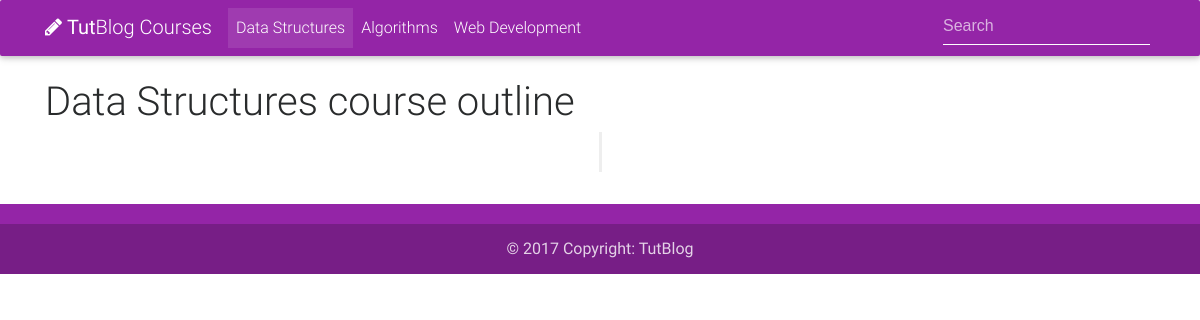
The app's page /tutorials/data-structures/, older data.
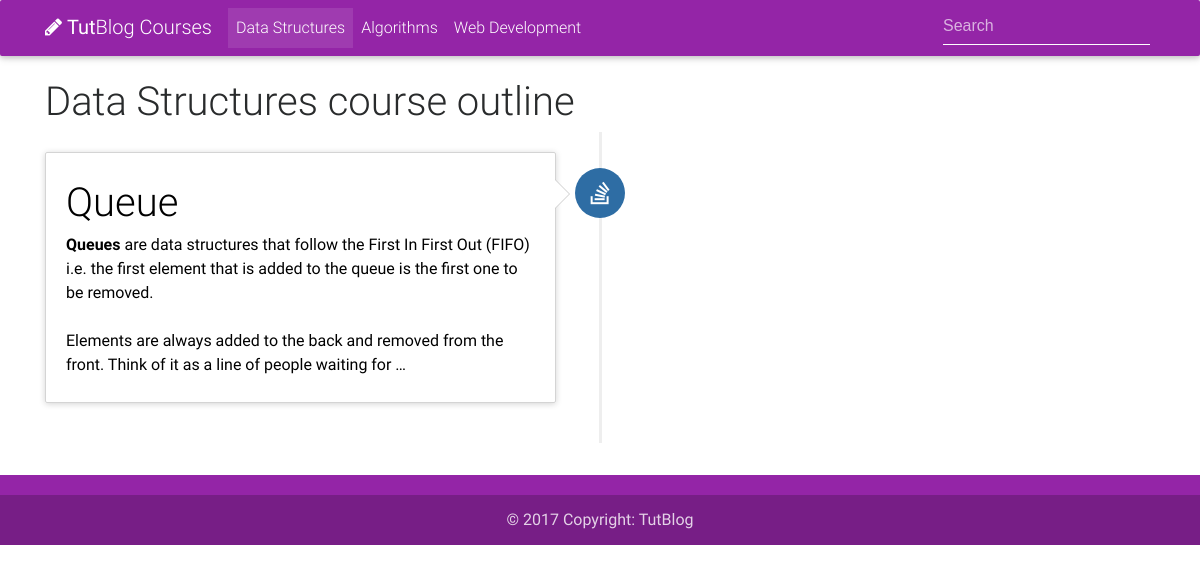
The same page, newer data.
### Blogs/models.py (models this page shows, shortened)
class Blog(models.Model):
	title = models.CharField(max_length=100, unique=True)
	slug = models.SlugField(max_length=100, unique=True)
	body = models.TextField()
	isTut = models.BooleanField(default=False)
	created = models.DateTimeField(db_index=True, auto_now_add=True)
	category = models.ManyToManyField(Category)
	updated = models.DateTimeField(db_index=True, auto_now=True)
	author = models.ForeignKey(User, on_delete=models.CASCADE)
	tags = models.ManyToManyField(Tags, blank = True)
	upvotes = models.ManyToManyField(User, related_name='blog_upvotes')
	downvotes = models.ManyToManyField(User, related_name='blog_downvotes')
	total_votes = models.IntegerField(default = 0)

### Blogs/views.py (the view)
# urls.py: url(r'^tutorials/data-structures/$', T_views.tut_ds, name='tut_ds'),
def tut_ds(request):
	blog_list = Blog.objects.filter(category__in=[1])
	x=1
	tutorials = blog_list.filter(isTut=True)
	return render(request, "tutorial_index.html", { 'tutorials': tutorials, 'x':x })

### Templates/tutorial_index.html (shortened to what the changed rows need)
{% load static %}
<!DOCTYPE html>
<html lang="en">
<head>
    <link rel="stylesheet" href="https://maxcdn.bootstrapcdn.com/font-awesome/4.6.0/css/font-awesome.min.css">
    <link href="{% static 'css/bootstrap.min.css' %}" rel="stylesheet">
    <link href="{% static 'css/mdb.min.css' %}" rel="stylesheet">
    <link href="{% static 'css/style.css' %}" rel="stylesheet">
    <link href="{% static 'css/blog_list.css' %}" rel="stylesheet">
    <link href="{% static 'css/timeline.css' %}" rel="stylesheet">
</head>
<body>
    <br>
    <div class="container">
    <div class="page-header">
        <h1 id="timeline">
            {% if x == 1 %}
                Data Structures course outline
            {% elif x == 2 %}
                Algorithms course outline
            {% elif x == 3 %}
                Web-D course outline
            {% endif %}
        </h1>
    </div>
    <ul class="timeline">
        {% for tutorial in tutorials %}
            {% if forloop.counter|divisibleby:2 %}
                <li class="timeline-inverted">
                  <div class="timeline-badge primary"><i class="fa fa-sort-amount-desc"></i></div>
                  <a class="timeline-panel" href="{% url 'tut_detail' tutorial.id %}">
                  <div class="timeline-panel">
                    <div class="timeline-heading">
                      <h4 class="timeline-title">{{ tutorial.topic }}</h4>
                    </div>
                    <div class="timeline-body">
                      <p>{{ tutorial.body|safe|truncatewords:"50"|linebreaks }}</p>
                    </div>
                  </div>
                  </a>
                </li>
            {% else %}
                <li>
                  <div class="timeline-badge primary"><i class="fa fa-stack-overflow"></i></div>
                  <a class="timeline-panel" href="{% url 'tut_detail' tutorial.id %}">
                  <div class="timeline-panel">
                    <div class="timeline-body">
                      <p>{{ tutorial.body|safe|truncatewords:"50"|linebreaks }}</p>
                    </div>
                  </div>
                  </a>
                </li>
            {% endif %}
        {% endfor %}
    </ul>
</div>
</body>
</html>

Row changes from the older to the newer data that the page shows:
added Blog: body "Queue Queues are data structures that follow the First In First Out (FIFO) i.e. the first element that is added to the queue is the first one to be removed. Elements are always added to the back and removed from the front. Think of it as a line of people waiting for …"
